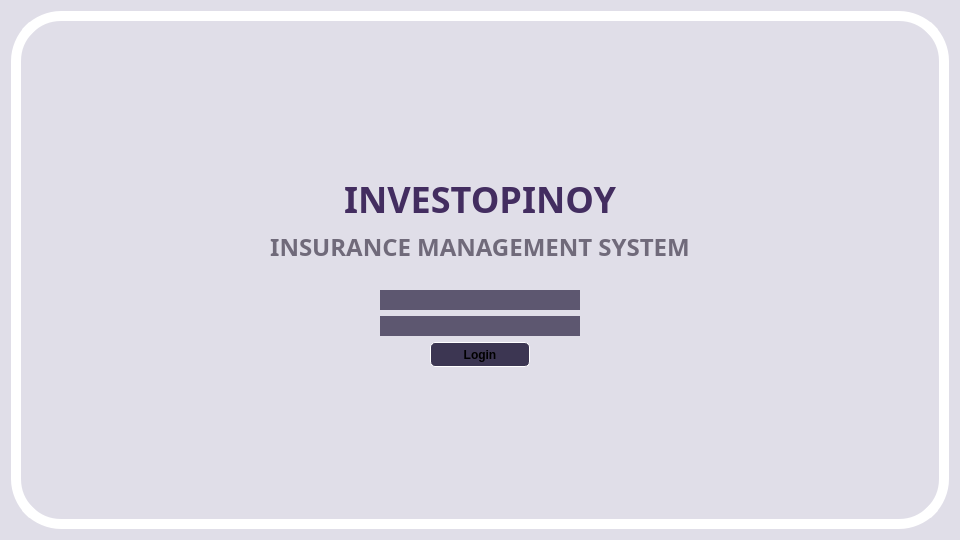
<?xml version="1.0" encoding="UTF-8"?>
<ui version="4.0">
 <class>Form</class>
 <widget class="QWidget" name="Form">
  <property name="geometry">
   <rect>
    <x>0</x>
    <y>0</y>
    <width>960</width>
    <height>540</height>
   </rect>
  </property>
  <property name="palette">
   <palette>
    <active>
     <colorrole role="WindowText">
      <brush brushstyle="SolidPattern">
       <color alpha="255">
        <red>0</red>
        <green>0</green>
        <blue>0</blue>
       </color>
      </brush>
     </colorrole>
     <colorrole role="Button">
      <brush brushstyle="SolidPattern">
       <color alpha="255">
        <red>224</red>
        <green>222</green>
        <blue>232</blue>
       </color>
      </brush>
     </colorrole>
     <colorrole role="Light">
      <brush brushstyle="SolidPattern">
       <color alpha="255">
        <red>255</red>
        <green>255</green>
        <blue>255</blue>
       </color>
      </brush>
     </colorrole>
     <colorrole role="Midlight">
      <brush brushstyle="SolidPattern">
       <color alpha="255">
        <red>239</red>
        <green>238</green>
        <blue>243</blue>
       </color>
      </brush>
     </colorrole>
     <colorrole role="Dark">
      <brush brushstyle="SolidPattern">
       <color alpha="255">
        <red>112</red>
        <green>111</green>
        <blue>116</blue>
       </color>
      </brush>
     </colorrole>
     <colorrole role="Mid">
      <brush brushstyle="SolidPattern">
       <color alpha="255">
        <red>149</red>
        <green>148</green>
        <blue>155</blue>
       </color>
      </brush>
     </colorrole>
     <colorrole role="Text">
      <brush brushstyle="SolidPattern">
       <color alpha="255">
        <red>0</red>
        <green>0</green>
        <blue>0</blue>
       </color>
      </brush>
     </colorrole>
     <colorrole role="BrightText">
      <brush brushstyle="SolidPattern">
       <color alpha="255">
        <red>255</red>
        <green>255</green>
        <blue>255</blue>
       </color>
      </brush>
     </colorrole>
     <colorrole role="ButtonText">
      <brush brushstyle="SolidPattern">
       <color alpha="255">
        <red>0</red>
        <green>0</green>
        <blue>0</blue>
       </color>
      </brush>
     </colorrole>
     <colorrole role="Base">
      <brush brushstyle="SolidPattern">
       <color alpha="255">
        <red>255</red>
        <green>255</green>
        <blue>255</blue>
       </color>
      </brush>
     </colorrole>
     <colorrole role="Window">
      <brush brushstyle="SolidPattern">
       <color alpha="255">
        <red>224</red>
        <green>222</green>
        <blue>232</blue>
       </color>
      </brush>
     </colorrole>
     <colorrole role="Shadow">
      <brush brushstyle="SolidPattern">
       <color alpha="255">
        <red>0</red>
        <green>0</green>
        <blue>0</blue>
       </color>
      </brush>
     </colorrole>
     <colorrole role="AlternateBase">
      <brush brushstyle="SolidPattern">
       <color alpha="255">
        <red>239</red>
        <green>238</green>
        <blue>243</blue>
       </color>
      </brush>
     </colorrole>
     <colorrole role="ToolTipBase">
      <brush brushstyle="SolidPattern">
       <color alpha="255">
        <red>255</red>
        <green>255</green>
        <blue>220</blue>
       </color>
      </brush>
     </colorrole>
     <colorrole role="ToolTipText">
      <brush brushstyle="SolidPattern">
       <color alpha="255">
        <red>0</red>
        <green>0</green>
        <blue>0</blue>
       </color>
      </brush>
     </colorrole>
     <colorrole role="PlaceholderText">
      <brush brushstyle="SolidPattern">
       <color alpha="127">
        <red>0</red>
        <green>0</green>
        <blue>0</blue>
       </color>
      </brush>
     </colorrole>
     <colorrole role="Accent">
      <brush brushstyle="SolidPattern">
       <color alpha="255">
        <red>255</red>
        <green>255</green>
        <blue>255</blue>
       </color>
      </brush>
     </colorrole>
    </active>
    <inactive>
     <colorrole role="WindowText">
      <brush brushstyle="SolidPattern">
       <color alpha="255">
        <red>0</red>
        <green>0</green>
        <blue>0</blue>
       </color>
      </brush>
     </colorrole>
     <colorrole role="Button">
      <brush brushstyle="SolidPattern">
       <color alpha="255">
        <red>224</red>
        <green>222</green>
        <blue>232</blue>
       </color>
      </brush>
     </colorrole>
     <colorrole role="Light">
      <brush brushstyle="SolidPattern">
       <color alpha="255">
        <red>255</red>
        <green>255</green>
        <blue>255</blue>
       </color>
      </brush>
     </colorrole>
     <colorrole role="Midlight">
      <brush brushstyle="SolidPattern">
       <color alpha="255">
        <red>239</red>
        <green>238</green>
        <blue>243</blue>
       </color>
      </brush>
     </colorrole>
     <colorrole role="Dark">
      <brush brushstyle="SolidPattern">
       <color alpha="255">
        <red>112</red>
        <green>111</green>
        <blue>116</blue>
       </color>
      </brush>
     </colorrole>
     <colorrole role="Mid">
      <brush brushstyle="SolidPattern">
       <color alpha="255">
        <red>149</red>
        <green>148</green>
        <blue>155</blue>
       </color>
      </brush>
     </colorrole>
     <colorrole role="Text">
      <brush brushstyle="SolidPattern">
       <color alpha="255">
        <red>0</red>
        <green>0</green>
        <blue>0</blue>
       </color>
      </brush>
     </colorrole>
     <colorrole role="BrightText">
      <brush brushstyle="SolidPattern">
       <color alpha="255">
        <red>255</red>
        <green>255</green>
        <blue>255</blue>
       </color>
      </brush>
     </colorrole>
     <colorrole role="ButtonText">
      <brush brushstyle="SolidPattern">
       <color alpha="255">
        <red>0</red>
        <green>0</green>
        <blue>0</blue>
       </color>
      </brush>
     </colorrole>
     <colorrole role="Base">
      <brush brushstyle="SolidPattern">
       <color alpha="255">
        <red>255</red>
        <green>255</green>
        <blue>255</blue>
       </color>
      </brush>
     </colorrole>
     <colorrole role="Window">
      <brush brushstyle="SolidPattern">
       <color alpha="255">
        <red>224</red>
        <green>222</green>
        <blue>232</blue>
       </color>
      </brush>
     </colorrole>
     <colorrole role="Shadow">
      <brush brushstyle="SolidPattern">
       <color alpha="255">
        <red>0</red>
        <green>0</green>
        <blue>0</blue>
       </color>
      </brush>
     </colorrole>
     <colorrole role="AlternateBase">
      <brush brushstyle="SolidPattern">
       <color alpha="255">
        <red>239</red>
        <green>238</green>
        <blue>243</blue>
       </color>
      </brush>
     </colorrole>
     <colorrole role="ToolTipBase">
      <brush brushstyle="SolidPattern">
       <color alpha="255">
        <red>255</red>
        <green>255</green>
        <blue>220</blue>
       </color>
      </brush>
     </colorrole>
     <colorrole role="ToolTipText">
      <brush brushstyle="SolidPattern">
       <color alpha="255">
        <red>0</red>
        <green>0</green>
        <blue>0</blue>
       </color>
      </brush>
     </colorrole>
     <colorrole role="PlaceholderText">
      <brush brushstyle="SolidPattern">
       <color alpha="127">
        <red>0</red>
        <green>0</green>
        <blue>0</blue>
       </color>
      </brush>
     </colorrole>
     <colorrole role="Accent">
      <brush brushstyle="SolidPattern">
       <color alpha="255">
        <red>255</red>
        <green>255</green>
        <blue>255</blue>
       </color>
      </brush>
     </colorrole>
    </inactive>
    <disabled>
     <colorrole role="WindowText">
      <brush brushstyle="SolidPattern">
       <color alpha="255">
        <red>112</red>
        <green>111</green>
        <blue>116</blue>
       </color>
      </brush>
     </colorrole>
     <colorrole role="Button">
      <brush brushstyle="SolidPattern">
       <color alpha="255">
        <red>224</red>
        <green>222</green>
        <blue>232</blue>
       </color>
      </brush>
     </colorrole>
     <colorrole role="Light">
      <brush brushstyle="SolidPattern">
       <color alpha="255">
        <red>255</red>
        <green>255</green>
        <blue>255</blue>
       </color>
      </brush>
     </colorrole>
     <colorrole role="Midlight">
      <brush brushstyle="SolidPattern">
       <color alpha="255">
        <red>239</red>
        <green>238</green>
        <blue>243</blue>
       </color>
      </brush>
     </colorrole>
     <colorrole role="Dark">
      <brush brushstyle="SolidPattern">
       <color alpha="255">
        <red>112</red>
        <green>111</green>
        <blue>116</blue>
       </color>
      </brush>
     </colorrole>
     <colorrole role="Mid">
      <brush brushstyle="SolidPattern">
       <color alpha="255">
        <red>149</red>
        <green>148</green>
        <blue>155</blue>
       </color>
      </brush>
     </colorrole>
     <colorrole role="Text">
      <brush brushstyle="SolidPattern">
       <color alpha="255">
        <red>112</red>
        <green>111</green>
        <blue>116</blue>
       </color>
      </brush>
     </colorrole>
     <colorrole role="BrightText">
      <brush brushstyle="SolidPattern">
       <color alpha="255">
        <red>255</red>
        <green>255</green>
        <blue>255</blue>
       </color>
      </brush>
     </colorrole>
     <colorrole role="ButtonText">
      <brush brushstyle="SolidPattern">
       <color alpha="255">
        <red>112</red>
        <green>111</green>
        <blue>116</blue>
       </color>
      </brush>
     </colorrole>
     <colorrole role="Base">
      <brush brushstyle="SolidPattern">
       <color alpha="255">
        <red>224</red>
        <green>222</green>
        <blue>232</blue>
       </color>
      </brush>
     </colorrole>
     <colorrole role="Window">
      <brush brushstyle="SolidPattern">
       <color alpha="255">
        <red>224</red>
        <green>222</green>
        <blue>232</blue>
       </color>
      </brush>
     </colorrole>
     <colorrole role="Shadow">
      <brush brushstyle="SolidPattern">
       <color alpha="255">
        <red>0</red>
        <green>0</green>
        <blue>0</blue>
       </color>
      </brush>
     </colorrole>
     <colorrole role="AlternateBase">
      <brush brushstyle="SolidPattern">
       <color alpha="255">
        <red>224</red>
        <green>222</green>
        <blue>232</blue>
       </color>
      </brush>
     </colorrole>
     <colorrole role="ToolTipBase">
      <brush brushstyle="SolidPattern">
       <color alpha="255">
        <red>255</red>
        <green>255</green>
        <blue>220</blue>
       </color>
      </brush>
     </colorrole>
     <colorrole role="ToolTipText">
      <brush brushstyle="SolidPattern">
       <color alpha="255">
        <red>0</red>
        <green>0</green>
        <blue>0</blue>
       </color>
      </brush>
     </colorrole>
     <colorrole role="PlaceholderText">
      <brush brushstyle="SolidPattern">
       <color alpha="127">
        <red>112</red>
        <green>111</green>
        <blue>116</blue>
       </color>
      </brush>
     </colorrole>
     <colorrole role="Accent">
      <brush brushstyle="SolidPattern">
       <color alpha="255">
        <red>255</red>
        <green>255</green>
        <blue>255</blue>
       </color>
      </brush>
     </colorrole>
    </disabled>
   </palette>
  </property>
  <property name="font">
   <font>
    <family>Segoe UI</family>
    <bold>true</bold>
   </font>
  </property>
  <property name="windowTitle">
   <string>Form</string>
  </property>
  <property name="styleSheet">
   <string notr="true"/>
  </property>
  <layout class="QHBoxLayout" name="horizontalLayout">
   <item>
    <widget class="QFrame" name="frame">
     <property name="styleSheet">
      <string notr="true">#frame {
	border: 10px solid white;
	border-radius: 50%;
}</string>
     </property>
     <property name="frameShape">
      <enum>QFrame::Shape::StyledPanel</enum>
     </property>
     <property name="frameShadow">
      <enum>QFrame::Shadow::Raised</enum>
     </property>
     <layout class="QVBoxLayout" name="verticalLayout">
      <item>
       <spacer name="verticalSpacer_2">
        <property name="orientation">
         <enum>Qt::Orientation::Vertical</enum>
        </property>
        <property name="sizeHint" stdset="0">
         <size>
          <width>20</width>
          <height>40</height>
         </size>
        </property>
       </spacer>
      </item>
      <item>
       <widget class="QLabel" name="login_header">
        <property name="sizePolicy">
         <sizepolicy hsizetype="Preferred" vsizetype="Preferred">
          <horstretch>0</horstretch>
          <verstretch>0</verstretch>
         </sizepolicy>
        </property>
        <property name="font">
         <font>
          <family>Futura</family>
          <pointsize>-1</pointsize>
          <bold>true</bold>
         </font>
        </property>
        <property name="styleSheet">
         <string notr="true">font-size: 36px;
color: #432d60;</string>
        </property>
        <property name="text">
         <string>INVESTOPINOY</string>
        </property>
        <property name="alignment">
         <set>Qt::AlignmentFlag::AlignCenter</set>
        </property>
        <property name="wordWrap">
         <bool>true</bool>
        </property>
       </widget>
      </item>
      <item>
       <widget class="QLabel" name="login_header_2">
        <property name="font">
         <font>
          <family>Al Nile</family>
          <pointsize>18</pointsize>
          <bold>true</bold>
         </font>
        </property>
        <property name="styleSheet">
         <string notr="true">color: #706a7a;</string>
        </property>
        <property name="text">
         <string>INSURANCE MANAGEMENT SYSTEM</string>
        </property>
        <property name="alignment">
         <set>Qt::AlignmentFlag::AlignCenter</set>
        </property>
        <property name="wordWrap">
         <bool>true</bool>
        </property>
       </widget>
      </item>
      <item>
       <spacer name="verticalSpacer">
        <property name="orientation">
         <enum>Qt::Orientation::Vertical</enum>
        </property>
        <property name="sizeType">
         <enum>QSizePolicy::Policy::Minimum</enum>
        </property>
        <property name="sizeHint" stdset="0">
         <size>
          <width>20</width>
          <height>20</height>
         </size>
        </property>
       </spacer>
      </item>
      <item>
       <layout class="QHBoxLayout" name="horizontalLayout_4">
        <item>
         <widget class="QLineEdit" name="login_username">
          <property name="sizePolicy">
           <sizepolicy hsizetype="Fixed" vsizetype="Fixed">
            <horstretch>0</horstretch>
            <verstretch>0</verstretch>
           </sizepolicy>
          </property>
          <property name="minimumSize">
           <size>
            <width>200</width>
            <height>0</height>
           </size>
          </property>
          <property name="autoFillBackground">
           <bool>false</bool>
          </property>
          <property name="styleSheet">
           <string notr="true">QLineEdit {
    background-color: rgba(60, 54, 82, 204);
    border: 2px solid transparent;
}
QLineEdit:hover {
    border: 2px solid rgba(60,54,82,204);
}
QLineFocus:focus {
	border: 2px solid black;
}</string>
          </property>
          <property name="text">
           <string/>
          </property>
         </widget>
        </item>
       </layout>
      </item>
      <item>
       <layout class="QHBoxLayout" name="horizontalLayout_3">
        <item>
         <widget class="QLineEdit" name="login_password">
          <property name="sizePolicy">
           <sizepolicy hsizetype="Fixed" vsizetype="Fixed">
            <horstretch>0</horstretch>
            <verstretch>0</verstretch>
           </sizepolicy>
          </property>
          <property name="minimumSize">
           <size>
            <width>200</width>
            <height>0</height>
           </size>
          </property>
          <property name="styleSheet">
           <string notr="true">QLineEdit {
    background-color: rgba(60, 54, 82, 204);
    border: 2px solid transparent;
}
QLineEdit:hover {
    border: 2px solid rgba(60,54,82,204);
}
QLineFocus:focus {
	border: 2px solid black;
}</string>
          </property>
          <property name="echoMode">
           <enum>QLineEdit::EchoMode::Password</enum>
          </property>
          <property name="placeholderText">
           <string/>
          </property>
         </widget>
        </item>
       </layout>
      </item>
      <item>
       <layout class="QHBoxLayout" name="horizontalLayout_2">
        <item>
         <spacer name="horizontalSpacer">
          <property name="orientation">
           <enum>Qt::Orientation::Horizontal</enum>
          </property>
          <property name="sizeHint" stdset="0">
           <size>
            <width>40</width>
            <height>20</height>
           </size>
          </property>
         </spacer>
        </item>
        <item>
         <widget class="QPushButton" name="login_button">
          <property name="sizePolicy">
           <sizepolicy hsizetype="Minimum" vsizetype="Fixed">
            <horstretch>0</horstretch>
            <verstretch>0</verstretch>
           </sizepolicy>
          </property>
          <property name="minimumSize">
           <size>
            <width>100</width>
            <height>25</height>
           </size>
          </property>
          <property name="font">
           <font>
            <bold>true</bold>
           </font>
          </property>
          <property name="layoutDirection">
           <enum>Qt::LayoutDirection::LeftToRight</enum>
          </property>
          <property name="styleSheet">
           <string notr="true">QPushButton
{
	background-color: rgb(60,54,82);
	border: 1px solid white;
	border-radius: 5px;
}
QPushButton::hover
{
	background-color: rgba(60,54,82,204);
}</string>
          </property>
          <property name="text">
           <string>Login</string>
          </property>
          <property name="default">
           <bool>false</bool>
          </property>
          <property name="flat">
           <bool>false</bool>
          </property>
         </widget>
        </item>
        <item>
         <spacer name="horizontalSpacer_2">
          <property name="orientation">
           <enum>Qt::Orientation::Horizontal</enum>
          </property>
          <property name="sizeType">
           <enum>QSizePolicy::Policy::Expanding</enum>
          </property>
          <property name="sizeHint" stdset="0">
           <size>
            <width>40</width>
            <height>20</height>
           </size>
          </property>
         </spacer>
        </item>
       </layout>
      </item>
      <item>
       <spacer name="verticalSpacer_3">
        <property name="orientation">
         <enum>Qt::Orientation::Vertical</enum>
        </property>
        <property name="sizeHint" stdset="0">
         <size>
          <width>20</width>
          <height>40</height>
         </size>
        </property>
       </spacer>
      </item>
     </layout>
    </widget>
   </item>
  </layout>
 </widget>
 <resources/>
 <connections/>
</ui>
